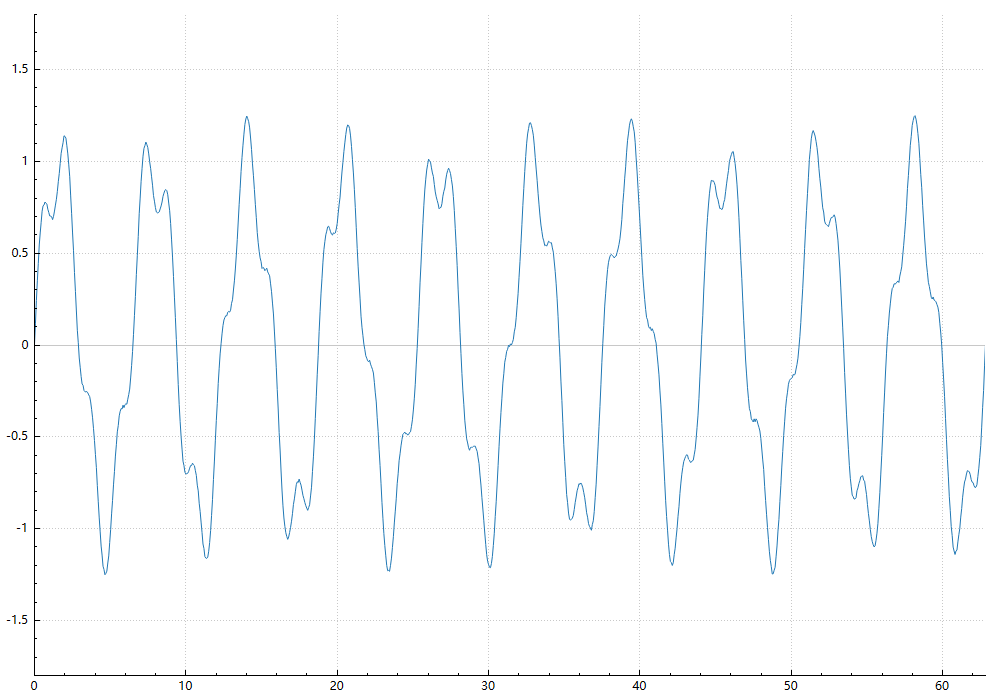
#> input picture docs/assets/bench/data/images/qcustomplot_opengl_clean_1k_full.png, 1000 x 700 px; its folder holds 3 pictures in this run; the run also reads 1 picture not shown here
$ python chartbench_fidelity.py
#> lines starting #> are read from the running program, lines starting #| are printed output that depends on the picture
### docs/assets/bench/chartbench_common.py
"""Shared loading and aggregation helpers for the chartbench data.

The C++ harness in examples/bench/chartbench writes one pair of CSV tables per
(library, backend) run:

    data/frames_<library>_<backend>.csv    one row per measured frame
    data/configs_<library>_<backend>.csv   one row per measured configuration

Both are long format; every figure script of the report loads them through
load_frames() / load_configs() so that all plots share one definition of the
measured quantities.
"""

from __future__ import annotations

import os
import glob
import re

import numpy as np
import pandas as pd

HERE = os.path.dirname(os.path.abspath(__file__))
DATA_DIR = os.path.join(HERE, "data")
IMAGE_DIR = os.path.join(DATA_DIR, "images")

#: Library id -> label used in every figure and table.
LIBRARY_LABELS = {
    "qwt": "Qwt 7.5",
    "qcustomplot": "QCustomPlot 2.1",
    "qtcharts": "Qt Charts 6.7",
    "qim": "QIm 0.3 (ImPlot)",
}

#: Okabe-Ito inspired, distinguishable in print and for colour vision deficiency.
LIBRARY_COLORS = {
    "qwt": "#0072B2",
    "qcustomplot": "#D55E00",
    "qtcharts": "#009E73",
    "qim": "#CC79A7",
}

LIBRARY_MARKERS = {
    "qwt": "o",
    "qcustomplot": "s",
    "qtcharts": "^",
    "qim": "D",
}

#: Draw order, keeps the legend stable across figures.
LIBRARY_ORDER = ["qwt", "qcustomplot", "qtcharts", "qim"]

#: The backend each library is normally used with. The OpenGL variants of Qwt
#: and QCustomPlot are compared separately in the backend figure, everything
#: else reports the primary backend only.
PRIMARY_BACKEND = {
    "qwt": "raster",
    "qcustomplot": "raster",
    "qtcharts": "raster",
    "qim": "opengl",
}


def on_primary_backend(table: pd.DataFrame) -> pd.DataFrame:
    keep = table.apply(
        lambda row: PRIMARY_BACKEND.get(row["library"]) == row["backend"], axis=1)
    return table[keep]


# [10 lines left out: function _read, not called in this run]


def load_frames() -> pd.DataFrame:
    """Every measured frame of every run."""
    return _read("frames_*.csv")


def load_configs() -> pd.DataFrame:
    """Every measured configuration (setup time, memory, frame count)."""
    return _read("configs_*.csv")


# [27 lines left out: functions series_key, summarise, not called in this run]


# ---------------------------------------------------------------------------
# variant parsing
# ---------------------------------------------------------------------------

_NUMBER = re.compile(r"n(\d+)")
_CURVES = re.compile(r"c(\d+)")
_WINDOW = re.compile(r"_w(\d+)")
_CANVAS = re.compile(r"_(\d+)x(\d+)$")


def parse_points(variant: str) -> float:
    match = _NUMBER.search(variant)
    return float(match.group(1)) if match else np.nan


def parse_curves(variant: str) -> float:
    match = _CURVES.search(variant)
    return float(match.group(1)) if match else np.nan


def parse_window(variant: str) -> float:
    match = _WINDOW.search(variant)
    return float(match.group(1)) if match else np.nan


# [41 lines left out: functions parse_canvas, use_report_style, save, not called in this run]

### docs/assets/bench/chartbench_fidelity.py
"""Pixel level fidelity of the point reduction algorithms.

The C++ harness exports, for every library, the very same data set rendered
twice: once with every point reduction switch off (the reference) and once per
point reduction strategy. Because both images come from the same library with
identical axes, margins and styling, every pixel that differs is caused by the
reduction algorithm alone - which makes the metrics comparable across libraries
even though the libraries lay their plots out differently.

Metrics written to data/fidelity_metrics.csv:

    changed_frac    fraction of pixels whose largest channel difference > 16
    mae             mean absolute difference over all pixels, 0..255
    span_ratio      worst column: vertical extent of differing pixels / height
    ink_ratio       curve ink of the variant / curve ink of the reference

Run:  python chartbench_fidelity.py
"""

from __future__ import annotations

import os

import numpy as np
import pandas as pd
from PIL import Image

from chartbench_common import (
    DATA_DIR, HERE, IMAGE_DIR, LIBRARY_LABELS, on_primary_backend,
)

CHANGED_THRESHOLD = 16     # grey levels; below that it is antialiasing noise
INK_THRESHOLD = 400        # sum over RGB: 765 is white, a curve pixel is far below

#: Data sets the fidelity suite exports, see BenchSuites::runFidelity().
CASES = ["clean_1k", "spiky_100k", "spiky_1m"]


def _load(path: str) -> np.ndarray:
    return np.asarray(Image.open(path).convert("RGB")).astype(np.int16)


def compare(reference: np.ndarray, variant: np.ndarray) -> dict:
    if reference.shape != variant.shape:
        raise ValueError("image sizes differ")

    difference = np.abs(reference - variant).max(axis=2)
    changed = difference > CHANGED_THRESHOLD

    ink_ref = (reference.sum(axis=2) < INK_THRESHOLD)
    ink_var = (variant.sum(axis=2) < INK_THRESHOLD)

    # Worst vertical extent of the difference inside a single column: a spike
    # that a bucket sampler collapsed into a stroke shows up here.
    span_ratio = 0.0
    rows = np.any(changed, axis=0)
    for column in np.nonzero(rows)[0]:
        index = np.nonzero(changed[:, column])[0]
        if index.size:
            span_ratio = max(span_ratio, (index[-1] - index[0]) / changed.shape[0])

    return {
        "changed_frac": float(changed.mean()),
        "mae": float(np.abs(reference - variant).mean()),
        "span_ratio": float(span_ratio),
        "ink_ratio": float(ink_var.sum() / ink_ref.sum()) if ink_ref.sum() else float("nan"),
    }


def build_table() -> pd.DataFrame:
    if not os.path.isdir(IMAGE_DIR):
        raise SystemExit(f"no exported images in {IMAGE_DIR} - run examples/bench/chartbench/run-bench.sh")

    rows = []
    for name in sorted(os.listdir(IMAGE_DIR)):
        if not name.endswith(".png"):
            continue
        stem = name[:-4]
        # <library>_<backend>_<case>_<strategy>, where <case> itself has an underscore
        for case in CASES:
            marker = f"_{case}_"
            if marker in stem:
                prefix, strategy = stem.split(marker, 1)
                library, backend = prefix.split("_", 1)
                break
        else:
            continue
        if strategy == "full":
            continue

        reference_path = os.path.join(IMAGE_DIR, f"{library}_{backend}_{case}_full.png")
        if not os.path.exists(reference_path):
            continue

        metrics = compare(_load(reference_path), _load(os.path.join(IMAGE_DIR, name)))
        metrics.update({
            "library": library,
            "backend": backend,
            "case": case,
            "strategy": strategy,
        })
        rows.append(metrics)

    table = pd.DataFrame(rows)
    if table.empty:
        raise SystemExit("no comparable image pairs found")
    return table[[
        "library", "backend", "case", "strategy",
        "changed_frac", "mae", "span_ratio", "ink_ratio",
    ]]


def main() -> None:
    table = build_table()
#> in compare, `difference = np.abs(reference - variant).max(axis=2)`: difference: shape (700, 1000) int16; every value is 0
#> in compare, `changed = difference > CHANGED_THRESHOLD`: changed: shape (700, 1000) bool; every value is 0
#> in compare, `ink_ref = (reference.sum(axis=2) < INK_THRESHOLD)`:
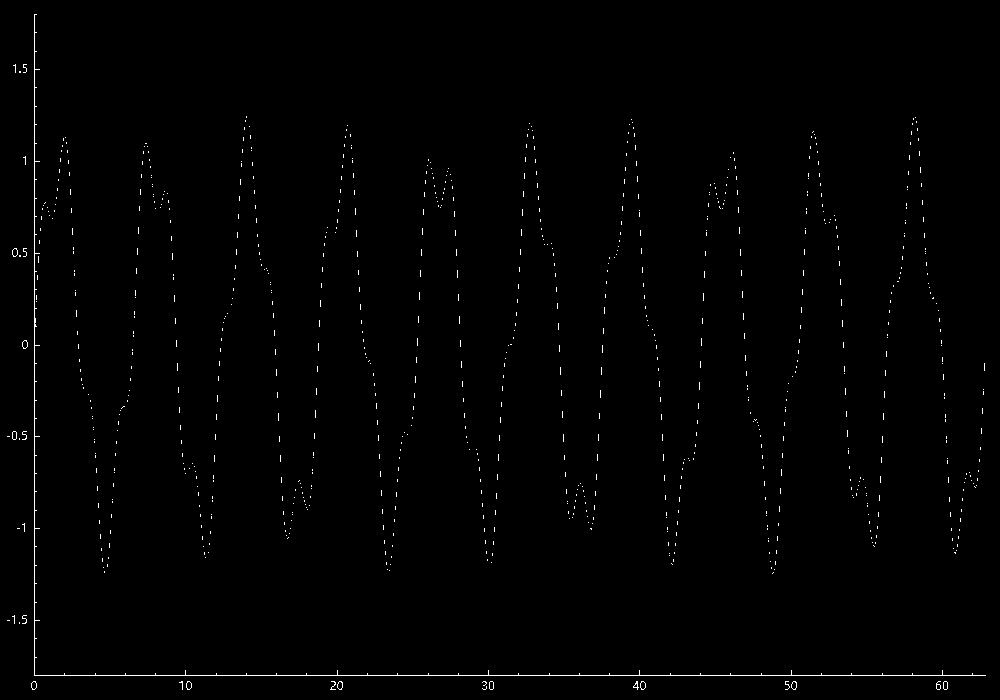
#> ink_ref: shape (700, 1000) bool; 0.71% white in thin lines or dots
#> in build_table, `table = pd.DataFrame(rows)`: table = table of 1 rows and 8 columns
#> table = table of 1 rows and 8 columns
    path = os.path.join(DATA_DIR, "fidelity_metrics.csv")
    table.to_csv(path, index=False)
    print(f"wrote {path} ({len(table)} comparisons, both backends)")
#| wrote docs/assets/bench/data/fidelity_metrics.csv (1 comparisons, both backends)

    table = on_primary_backend(table)
#> table = table of 0 rows and 8 columns
    for case in sorted(table["case"].unique()):
        subset = table[table["case"] == case].sort_values("changed_frac")
        print(f"\n{case}: pixel deviation from the library's own full resolution render")
        for _, row in subset.iterrows():
            print(f"  {LIBRARY_LABELS.get(row['library'], row['library']):20s} "
                  f"{row['strategy']:12s} changed={row['changed_frac']*100:6.2f}%  "
                  f"mae={row['mae']:6.2f}  span={row['span_ratio']:.3f}  "
                  f"ink={row['ink_ratio']:.3f}")
#> this loop made 0 passes


if __name__ == "__main__":
    main()
